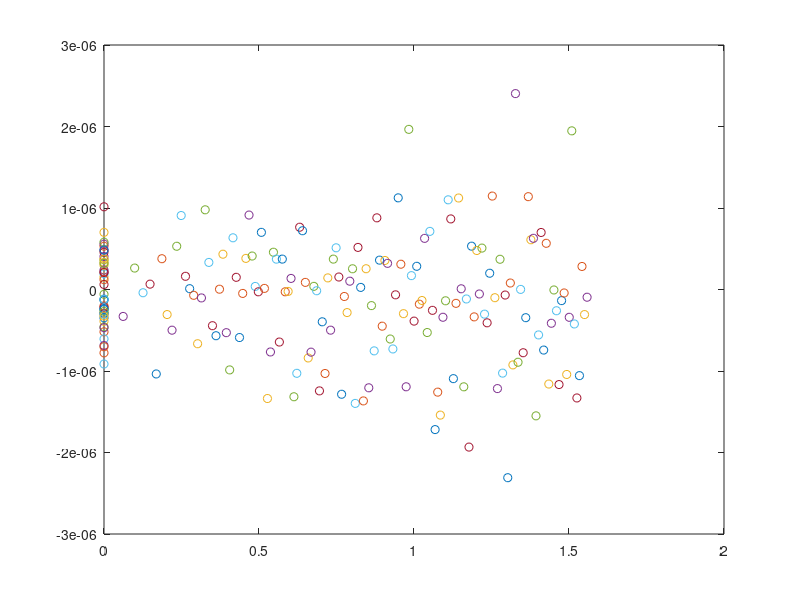

Write MATLAB code to recreate this figure.

clear all
clc;
close all;
mode = 1;

% Robot length  (6.12cm)
s.L = 0.0612;
% Robot wheel length (1.952cm)
s.W = 0.0195;

% The height of beacon (40cm)
s.Height = 0.40;

% Position of Beacon1
s.B1 = [0, 0];  
% Position of Beacon2
s.B2 = [0, 0.54];

% s.x = [ 0.4251; 0.0639; 6.2632];   % test2
% s.x = [ 0.6571; 0.1215;  6.0039];  % test3
 s.x = [ 0; 0; 0];  % example
% % State transition matrix
% s.A = [1, 0, 0.1;
%        0, 1, 0.1;
%        0, 0, 1];

% Define a process noise:
s.Q = 1e3*eye(3);
%s.Q = 1*eye(3);

% % Observation Matrix
% s.H = [0.1, 0.1,0;
%        0.1, 0.1,0;
%        0,0, 1];
% Define a measurement error :
s.R = 1e2*[0.1,0,0;
           0,0.1,0;
           0,0,0.1];
   
% Do not define any system input (control) functions:
% s.B = 0;
% s.u = 0;
% Do not specify an initial state:
s.P = 10e6*eye(3);

% Sensor data
% [fname, fpath] = uigetfile(...
%     {'*.txt', '*.*'}, ...
%     'Pick a file');

data = load('./data/example.txt');
[row, column] = size(data);

% Calibrate north angle paraell with x axis(test2)
% for i = 1:row
%     if (data(i,4) >= 70) && (data(i,4) < 180)    
%         data(i,4) = data(i,4) - 70;        
%     else
%         data(i,4) = data(i,4) + 290;
%     end       
% end

data(:,4)=(data(:,4)/180)*pi;
% Left, Right Wheel running distance
data(:,5:6) = (data(:,5:6)/512)*(1/28)*(12/30)*pi*s.W;

if mode == 1
    data(:,2:3) = data(:,2:3).^2;
elseif mode == 2
    data(:,2) = data(:,2).^2  - s.Height^2;
    data(:,3) = data(:,3).^2  - s.Height^2;
end

% + 0.01*randn(size(data(:,2:3))); %distance noise

% Save the analysis data to txt format
fileID = fopen('./data/exp.txt','w');
fprintf(fileID,'%f %f %f %f %f %f\n',data');

aa=[];
figure
if mode == 1
    for i=1:row
       y = (data(i,2) - data(i,3) + 0.54.^2)/(2*0.54);
       x = sqrt(data(i,2) - 0.54.^2 - y.^2);    
%        if ~isreal(x)
%           aa=[aa,i];
%        end
       plot(x,y,'o');
%        pause(0.01);
       hold on;
    end
elseif mode == 2     
    for i=1:row
%         if i == 60
%             s.P = 10e10*eye(3);
%         end
        s.z = data(i,2:4)';
        s.z1 = data(i,4:6);
        s = kalmanf_robot(s);
        rx = s.x(1);
        ry = s.x(2);
        plot(rx,ry,'-o');
%         pause(0.01);
        hold on;
    end
end
% remove error data
% data = load('test3_ori.txt');
% data(aa,:)=[];
% fileID = fopen('test3.txt','w');
% fprintf(fileID,'%f %f %f %f %f %f\n',data');

